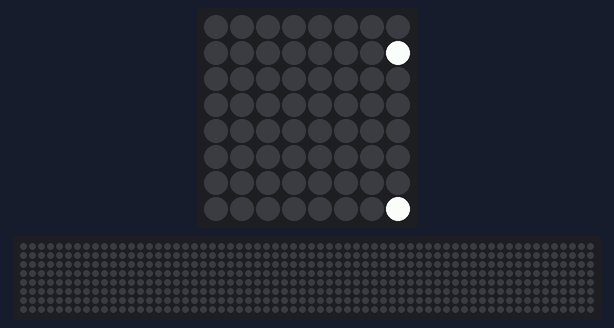
This program was run on a simulated Raspberry Pi (BCM pin numbers) with a Sense HAT. Shown: the Sense HAT's 8×8 RGB LED matrix, a strip that is not on the board, showing the scrolling text unrolled. The 64×8 strip is a reading aid, not a part: it shows the text the matrix is scrolling, unrolled, one strip-width of it at a time.

Above: at 0.17 s.
At 7.82 s:
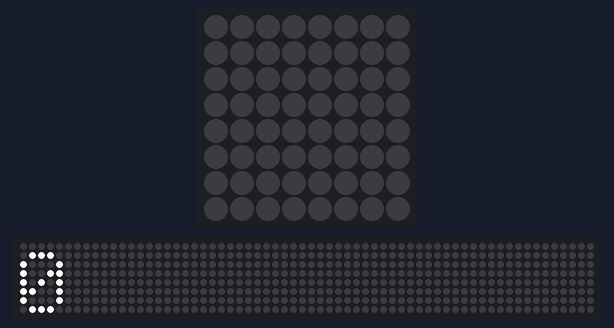
At 14.05 s:
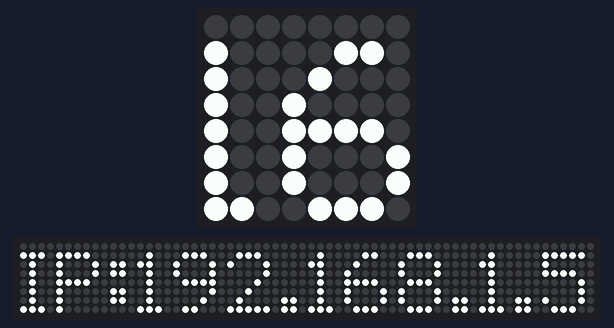
At 20.38 s:
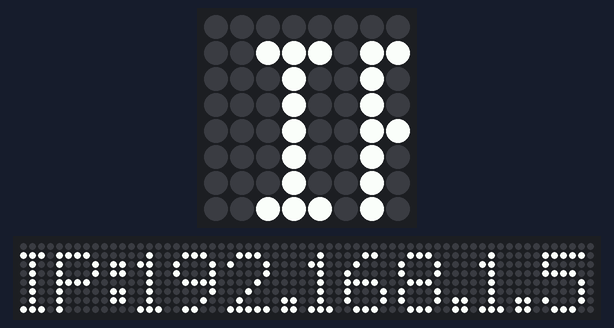
At 30.13 s:
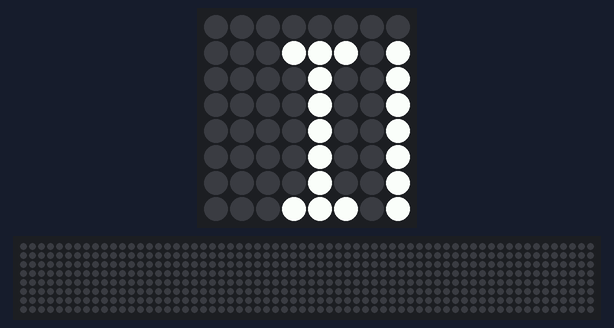
At 39.89 s:
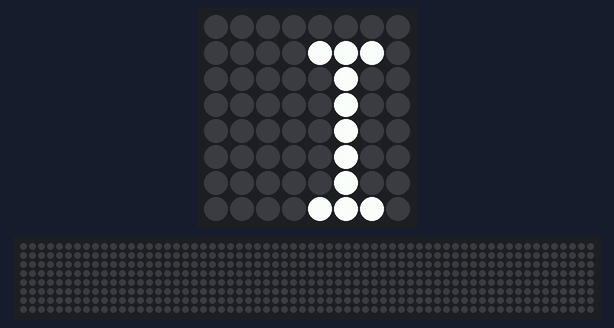

The program:

showip.py
```python
# Script to show the IP address of the Raspberry Pi on the SenseHat LED matrix
# Used to find the IP address of the Raspberry Pi when it is connected to a new network
#
# Press the middle button on the SenseHat joystick to exit the script
#
# Written for NTNU IELS2001 spring 2024
# Author: Trond F. Christensen

from time import sleep
from sense_hat import SenseHat
import socket

sense = SenseHat()

def get_ip_address():
    ip_address = ''
    s = socket.socket(socket.AF_INET, socket.SOCK_DGRAM)
    s.connect(("8.8.8.8",80))
    ip_address = s.getsockname()[0]
    s.close()
    return ip_address

while True:
    sense.show_message("IP:"+get_ip_address())
    sleep(2)
    for event in sense.stick.get_events():
        if event.direction == "middle":
            exit()
```
